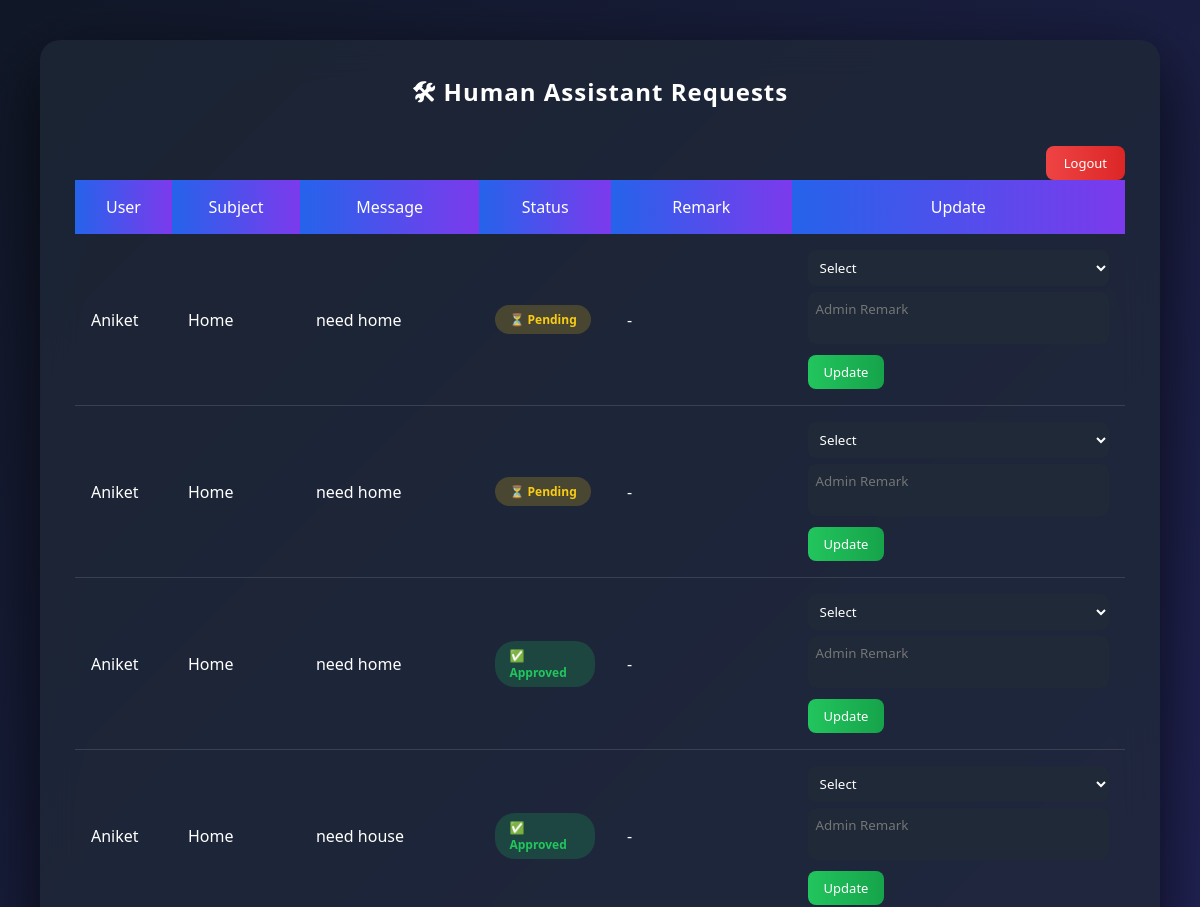
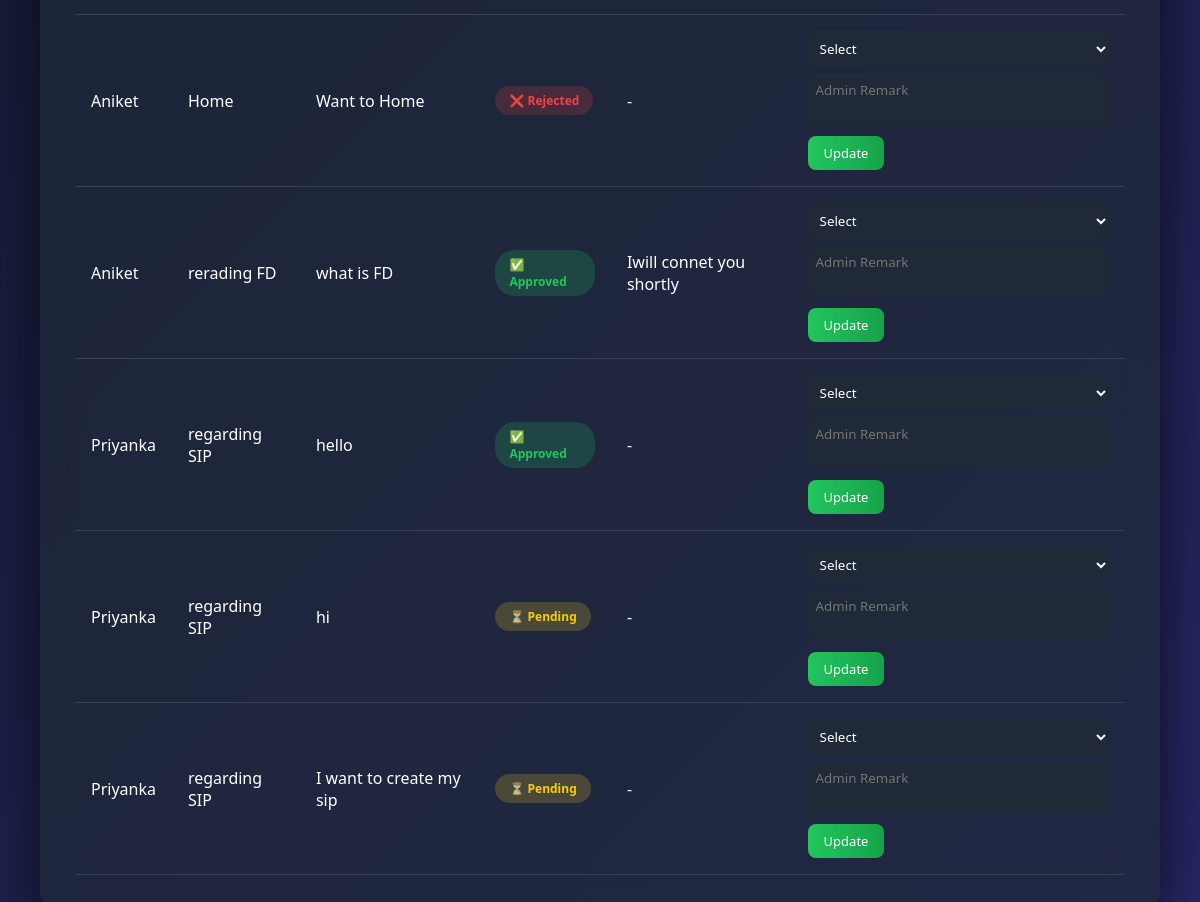
Screenshot of /admin_panel/ (signed in) with the database file from the repository (2 pictures, top to bottom).
### rice_web/models.py (models this page shows, shortened)
class HumanAssistantRequest(models.Model):
    STATUS_CHOICES = [
        ("Pending", "Pending"),
        ("Approved", "Approved"),
        ("Rejected", "Rejected"),
    ]
    user = models.ForeignKey(User, on_delete=models.CASCADE)
    subject = models.CharField(max_length=200)
    message = models.TextField()
    status = models.CharField(
        max_length=20,
        choices=STATUS_CHOICES,
        default="Pending"
    )
    admin_remark = models.TextField(blank=True, null=True)
    created_at = models.DateTimeField(auto_now_add=True)

### rice_web/views.py (the view)
# urls.py: path('admin_panel/', views.custom_admin_dashboard, name='admin_panel'),
def custom_admin_dashboard(request):
    if not request.session.get("is_admin"):
        return redirect("custom_admin_login")
    requests_list = HumanAssistantRequest.objects.all().order_by('-created_at')
    return render(request, "custom_admin_dashboard.html", {
        "requests_list": requests_list
    })

### templates/custom_admin_dashboard.html (shortened to what this page needs)
<!DOCTYPE html>
<html>
<head>
</head>
<body>
<div class="container">
    <div class="card">
        <h2>🛠 Human Assistant Requests</h2>
        <a href="/admin-logout/" class="logout">Logout</a>
        <table>
            <tr>
                <th>User</th>
                <th>Subject</th>
                <th>Message</th>
                <th>Status</th>
                <th>Remark</th>
                <th>Update</th>
            </tr>
            {% for r in requests_list %}
            <tr>
                <td>{{ r.user.username }}</td>
                <td>{{ r.subject }}</td>
                <td>{{ r.message }}</td>
                <td>
                    {% if r.status == "Approved" %}
                        <span class="badge approved">✅ Approved</span>
                    {% elif r.status == "Rejected" %}
                        <span class="badge rejected">❌ Rejected</span>
                    {% else %}
                        <span class="badge pending">⏳ Pending</span>
                    {% endif %}
                </td>
                <td>{{ r.admin_remark|default:"-" }}</td>
                <td>
                    <form method="POST" action="{% url 'update_request_status' r.id %}">
                        <select name="status" required>
                            <option value="">Select</option>
                        </select>
                        <textarea name="remark" rows="2" placeholder="Admin Remark"></textarea>
                        <button type="submit">Update</button>
                    </form>
                </td>
            </tr>
            {% empty %}
            <tr>
                <td colspan="6" class="empty">No requests found</td>
            </tr>
            {% endfor %}
        </table>
    </div>
</div>
</body>
</html>

### templates/custom_admin_dashboard.html (style rules this page uses)
* { margin: 0; padding: 0; box-sizing: border-box; font-family: 'Segoe UI', sans-serif; }
body { min-height: 100vh; background: linear-gradient(-45deg, #0f172a, #1e3a8a, #312e81, #111827); background-size: 400% 400%; animation: gradientMove 15s ease infinite; color: white; padding: 40px; }
.container { max-width: 1350px; margin: auto; }
.card { background: rgba(31, 41, 55, 0.75); backdrop-filter: blur(18px); padding: 35px; border-radius: 20px; box-shadow: 0 25px 70px rgba(0,0,0,0.7); animation: fadeIn 0.8s ease; }
h2 { text-align: center; margin-bottom: 30px; letter-spacing: 1px; font-size: 24px; }
.logout { float: right; text-decoration: none; padding: 8px 18px; background: linear-gradient(90deg,#ef4444,#dc2626); border-radius: 8px; color: white; font-size: 13px; transition: 0.3s; }
table { width: 100%; border-collapse: collapse; margin-top: 20px; }
th { background: linear-gradient(90deg,#2563eb,#7c3aed); padding: 16px; font-weight: 500; }
td { padding: 16px; border-bottom: 1px solid #374151; transition: 0.3s; }
select, textarea { width: 100%; padding: 8px; border-radius: 8px; border: none; background: #1f2937; color: white; margin-bottom: 6px; }
textarea { resize: none; }
button { padding: 8px 16px; border-radius: 8px; border: none; background: linear-gradient(90deg,#22c55e,#16a34a); color: white; cursor: pointer; font-size: 13px; transition: 0.3s; }
.badge { padding: 6px 14px; border-radius: 20px; font-size: 12px; font-weight: bold; display: inline-block; }
.approved { background: rgba(34,197,94,0.2); color: #22c55e; }
.rejected { background: rgba(239,68,68,0.2); color: #ef4444; }
.pending { background: rgba(250,204,21,0.2); color: #facc15; }

### rows the page displays
HumanAssistantRequest: user.username "Aniket", subject "Home", message "need home", status "⏳ Pending", admin_remark "-"
HumanAssistantRequest: user.username "Aniket", subject "Home", message "need home", status "⏳ Pending", admin_remark "-"
HumanAssistantRequest: user.username "Aniket", subject "Home", message "need home", status "✅ Approved", admin_remark "-"
HumanAssistantRequest: user.username "Aniket", subject "Home", message "need house", status "✅ Approved", admin_remark "-"
HumanAssistantRequest: user.username "Aniket", subject "Home", message "Want to Home", status "❌ Rejected", admin_remark "-"
HumanAssistantRequest: user.username "Aniket", subject "rerading FD", message "what is FD", status "✅ Approved", admin_remark "Iwill connet you shortly"
HumanAssistantRequest: user.username "Priyanka", subject "regarding SIP", message "hello", status "✅ Approved", admin_remark "-"
HumanAssistantRequest: user.username "Priyanka", subject "regarding SIP", message "hi", status "⏳ Pending", admin_remark "-"
HumanAssistantRequest: user.username "Priyanka", subject "regarding SIP", message "I want to create my sip", status "⏳ Pending", admin_remark "-"
